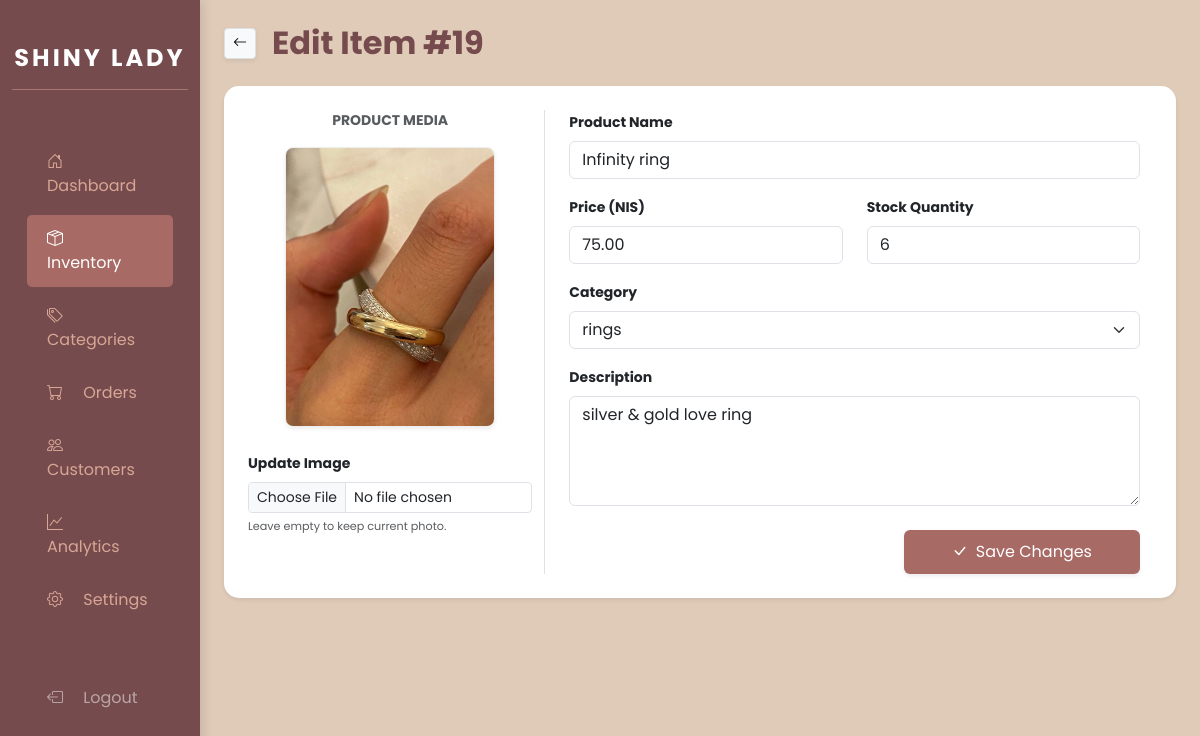
Screenshot of /web2026/admin/edit-product.php?id=19 (signed in) with the database file from the repository.
### tables this page shows
CREATE TABLE `products` (
  `id` int(11) NOT NULL,
  `name` varchar(255) NOT NULL,
  `price` decimal(10,2) NOT NULL,
  `stock` int(11) DEFAULT 10,
  `category_id` int(11) DEFAULT NULL,
  `image` varchar(255) DEFAULT NULL,
  `description` text DEFAULT NULL,
  `created_at` timestamp NOT NULL DEFAULT current_timestamp()
);

### web2026/admin/edit-product.php (the view, shortened to what this page needs)
<?php
global $conn;
if (isset($_GET['id'])) {
    $id = (int)$_GET['id'];
    $res = mysqli_query($conn, "SELECT * FROM products WHERE id = $id");
    $product = mysqli_fetch_assoc($res);
} else {
    header("Location: inventory.php");
    exit();
}
?>
<!DOCTYPE html>
<html lang="en">
<head>
    <link rel="stylesheet" href="https://cdn.jsdelivr.net/npm/bootstrap@5.3.0/dist/css/bootstrap.min.css">
    <link rel="stylesheet" href="https://cdn.jsdelivr.net/npm/bootstrap-icons@1.11.0/font/bootstrap-icons.css">
    <link rel="stylesheet" href="css/admin-style.css">
</head>
<body>
<div class="container-fluid">
    <div class="row flex-column flex-md-row">
        <nav class="col-md-2 d-none d-md-block sidebar">
            <div class="text-center mb-5">
                <h4 class="fw-bold mt-4 text-white" style="letter-spacing: 3px;">SHINY LADY</h4>
                <hr style="color: var(--rosewater); opacity: 0.5;">
            </div>
            <a href="index.php"><i class="bi bi-house-door me-3"></i> Dashboard</a>
            <a href="inventory.php" class="active"><i class="bi bi-box-seam me-3"></i> Inventory</a>
            <a href="categories.php"><i class="bi bi-tags me-3"></i> Categories</a>
            <a href="orders.php"><i class="bi bi-cart me-3"></i> Orders</a>
            <a href="customers.php"><i class="bi bi-people me-3"></i> Customers</a>
            <a href="analytics.php"><i class="bi bi-graph-up me-3"></i> Analytics</a>
            <a href="settings.php"><i class="bi bi-gear me-3"></i> Settings</a>
            <div style="margin-top: 50px; padding-bottom: 30px;">
                <a href="login.php" onclick="return confirm('Are you sure?')" class="text-white-50">
                    <i class="bi bi-box-arrow-left me-3"></i> Logout
                </a>
            </div>
        </nav>
        <main class="col-md-10 ms-sm-auto px-md-4 py-4">
            <div class="d-flex align-items-center mb-4">
                <a href="inventory.php" class="btn btn-sm btn-light me-3 border shadow-sm text-plum-wine"><i class="bi bi-arrow-left"></i></a>
                <h2 class="fw-bold text-plum-wine mb-0">Edit Item #<?php echo $id; ?></h2>
            </div>
            <div class="card border-0 shadow-sm p-4" style="border-radius: 15px;">
                <form action="" method="POST" enctype="multipart/form-data">
                    <div class="row">
                        <div class="col-md-4 text-center border-end">
                            <p class="text-muted small fw-bold text-uppercase">Product Media</p>
                            <img src="../images/<?php echo $product['image']; ?>" class="img-fluid rounded-3 mb-3 shadow-sm" style="max-height: 280px; object-fit: cover; border: 1px solid #eee;">
                            <div class="mt-2 text-start">
                                <label class="form-label small fw-bold">Update Image</label>
                                <input type="file" name="product_image" class="form-control form-control-sm shadow-none">
                                <small class="text-muted" style="font-size: 0.7rem;">Leave empty to keep current photo.</small>
                            </div>
                        </div>
                        <div class="col-md-8 px-4">
                            <div class="mb-3">
                                <label class="form-label small fw-bold">Product Name</label>
                                <input type="text" name="name" class="form-control shadow-none" value="<?php echo htmlspecialchars($product['name']); ?>" required>
                            </div>
                            <div class="row">
                                <div class="col-md-6 mb-3">
                                    <label class="form-label small fw-bold">Price (NIS)</label>
                                    <input type="number" name="price" class="form-control shadow-none" value="<?php echo $product['price']; ?>" step="0.01" required>
                                </div>
                                <div class="col-md-6 mb-3">
                                    <label class="form-label small fw-bold">Stock Quantity</label>
                                    <input type="number" name="stock" class="form-control shadow-none" value="<?php echo $product['stock']; ?>" required>
                                </div>
                            </div>
                            <div class="mb-3">
                                <label class="form-label small fw-bold">Category</label>
                                <select name="category_id" class="form-select shadow-none" required>
                                    <?php
                                    $cats = mysqli_query($conn, "SELECT * FROM categories");
                                    while($cat = mysqli_fetch_assoc($cats)) {
                                        $selected = ($cat['id'] == $product['category_id']) ? 'selected' : '';
                                        echo "<option value='".$cat['id']."' $selected>".$cat['name']."</option>";
                                    }
                                    ?>
                                </select>
                            </div>
                            <div class="mb-4">
                                <label class="form-label small fw-bold">Description</label>
                                <textarea name="description" class="form-control shadow-none" rows="4"><?php echo htmlspecialchars($product['description']); ?></textarea>
                            </div>
                            <div class="text-end">
                                <button type="submit" name="update_product" class="btn btn-primary px-5 shadow-sm">
                                    <i class="bi bi-check-lg me-1"></i> Save Changes
                                </button>
                            </div>
                        </div>
                    </div>
                </form>
            </div>
        </main>
    </div>
</div>
</body>
</html>

### web2026/admin/css/admin-style.css (style rules this page uses)
:root { --plum-wine: #754B4D; --copper-rose: #A86A65; --dusty-rose: #AB8882; --rosewater: #D8A694; --china-doll: #E0CBB9; --white: #ffffff; }
body { font-family: 'Poppins', sans-serif; background-color: var(--china-doll); color: var(--plum-wine); }
.sidebar { background-color: var(--plum-wine); min-height: 100vh; padding-top: 20px; box-shadow: 4px 0 10px rgba(0,0,0,0.1); }
.sidebar a { color: var(--rosewater); padding: 12px 20px; display: block; text-decoration: none; font-weight: 400; transition: 0.3s; margin: 5px 15px; border-radius: 5px; }
.sidebar a:hover, .sidebar a.active { background-color: var(--copper-rose); color: var(--white); }
.card { border: none; border-radius: 12px; background: var(--white); box-shadow: 0 4px 12px rgba(117, 75, 77, 0.1); }
.btn-primary { background-color: var(--copper-rose); border: none; padding: 10px 24px; transition: 0.3s; }

### rows the page displays
products: image (picture), name "Infinity ring", price "75.00", stock "6", description "silver & gold love ring"

### other values shown
$id "19"
form field category_id "rings"
